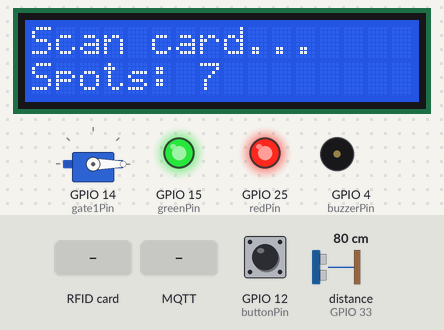
A sketch run on a simulated ESP32. On the bench: servo, 16×2 character LCD, output pins drawn as LEDs (lit = HIGH), buzzer (waves = sounding, pin HIGH). The test bench sets the inputs (shaded band); at power-on: distance to the obstacle (sensor on GPIO 33) 80 cm, GPIO 12 (buttonPin) HIGH. The echo pulse lasts 58.3 µs per cm; WiFi joins after 1.5 s; servers stay silent unless stated; no MQTT or app messages arrive unless stated; pins used as bus, display or sensor lines are not drawn; what the sketch prints to the serial monitor is not drawn.

Above: at 2.8 s.
2.9 s: RFID card 12 34 56 AC held to the reader
At 4.6 s:
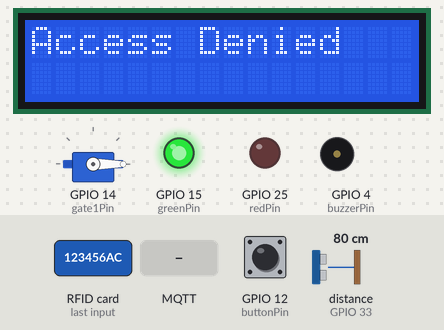
5.9 s: MQTT message "OPEN" arrives on the first subscribed topic
At 6.8 s:
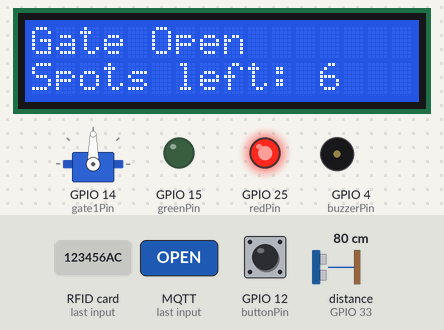
8.9 s: RFID card 6A 61 F5 00 held to the reader
At 11.7 s:
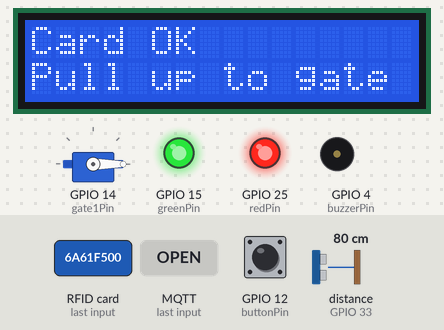
11.9 s: distance to the obstacle (sensor on GPIO 33) set to 55 cm
13.4 s: distance to the obstacle (sensor on GPIO 33) set to 47 cm
At 14.4 s:
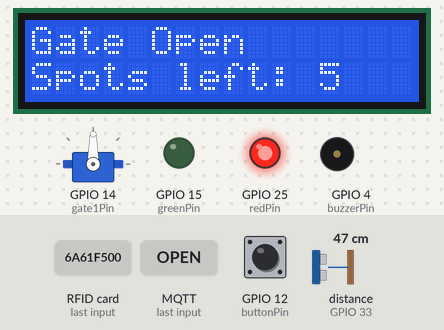
Timing chart, 0 to 20.4 s (numbered marks = the images above; inputs shaded):
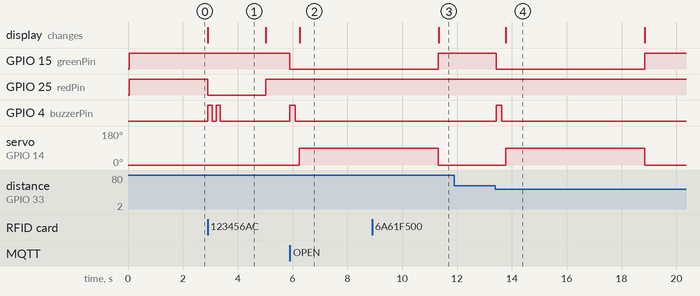

The sketch:

smart_gate.ino
```cpp
#include <SPI.h>
#include <MFRC522.h>
#include <ESP32Servo.h>
#include <LiquidCrystal.h>

#include <WiFi.h>
#include <PubSubClient.h>

// --- WiFi ---
const char* ssid = "Ip";
const char* password = "123456ac";

// --- MQTT (the Pi's bulletin board) ---
const char* mqtt_server = "172.20.10.3";  // Pi's IP address
WiFiClient espClient;
PubSubClient mqttClient(espClient);

#define buttonPin 12

// RFID
#define SS_PIN 5
#define RST_PIN 27
MFRC522 rfid(SS_PIN, RST_PIN);

// Gate servo
#define gate1Pin 14
Servo gate1;

// LEDs
#define greenPin 15
#define redPin 25

// Buzzer
#define buzzerPin 4

// Ultrasonic
#define trigPin 32
#define echoPin 33

// LCD: RS, E, D4, D5, D6, D7
LiquidCrystal lcd(21, 22, 16, 17, 26, 13);

// Parking spots
int parkingSpots = 7;

// Your two approved cards
byte authorizedUIDs[2][4] = {
  {0x6A, 0x61, 0xF5, 0x00},
  {0xA3, 0x6E, 0x84, 0x30}
};

bool checkAccess() {
  for (int i = 0; i < 2; i++) {
    bool match = true;
    for (int j = 0; j < 4; j++) {
      if (rfid.uid.uidByte[j] != authorizedUIDs[i][j]) {
        match = false;
        break;
      }
    }
    if (match) return true;
  }
  return false;
}

float getDistance() {
  digitalWrite(trigPin, LOW);
  delayMicroseconds(2);
  digitalWrite(trigPin, HIGH);
  delayMicroseconds(10);
  digitalWrite(trigPin, LOW);
  long duration = pulseIn(echoPin, HIGH, 30000);
  return duration * 0.034 / 2;
}

// Sends the current parking count to the Pi
void publishSpots() {
  String msg = "{\"available\":" + String(parkingSpots) + "}";
  mqttClient.publish("gate/status", msg.c_str());
}

void beep(int times, int duration) {
  for (int i = 0; i < times; i++) {
    digitalWrite(buzzerPin, HIGH);
    delay(duration);
    digitalWrite(buzzerPin, LOW);
    delay(150);
  }
}

void showReady() {
  lcd.clear();
  lcd.print("Scan card...");
  lcd.setCursor(0, 1);
  lcd.print("Spots: ");
  lcd.print(parkingSpots);
}

void openGate() {
  digitalWrite(greenPin, LOW);   // green on
  beep(1, 200);

  if (parkingSpots > 0) {
    gate1.write(90);
    parkingSpots = parkingSpots - 1;
    publishSpots();   // tell the dashboard

    lcd.clear();
    lcd.print("Gate Open");
    lcd.setCursor(0, 1);
    lcd.print("Spots left: ");
    lcd.print(parkingSpots);

    unsigned long start = millis();
    while (getDistance() > 15 && millis() - start < 5000) delay(100);
    start = millis();
    while (getDistance() < 15 && millis() - start < 8000) delay(100);

    gate1.write(0);
  } else {
    lcd.clear();
    lcd.print("Parking FULL");
    delay(2000);
  }

  digitalWrite(greenPin, HIGH);  // green off
  showReady();
}

void denyAccess() {
  Serial.println("Access denied");
  lcd.clear();
  lcd.print("Access Denied");
  digitalWrite(redPin, LOW);     // red on
  beep(2, 150);
  delay(1500);
  digitalWrite(redPin, HIGH);    // red off
  showReady();
}

// Runs whenever the dashboard sends a command
void onMessage(char* topic, byte* payload, unsigned int length) {
  String message = "";
  for (int i = 0; i < length; i++) {
    message += (char)payload[i];
  }
  Serial.print("Command received: ");
  Serial.println(message);

  if (message == "OPEN") {
    openGate();   // dashboard button opens the gate
  }
}

// Keeps the ESP32 connected to the bulletin board
void reconnectMQTT() {
  while (!mqttClient.connected()) {
    Serial.print("Connecting to MQTT...");
    if (mqttClient.connect("ESP32Gate")) {
      Serial.println("connected");
      mqttClient.subscribe("gate/entry/command");  // listen for commands
      publishSpots();  // send starting count
    } else {
      Serial.print("failed, retrying in 2s");
      delay(2000);
    }
  }
}

void setup() {
  Serial.begin(115200);
  SPI.begin();
  rfid.PCD_Init();

  pinMode(buttonPin, INPUT_PULLUP);
  pinMode(greenPin, OUTPUT);
  pinMode(redPin, OUTPUT);
  pinMode(buzzerPin, OUTPUT);
  pinMode(trigPin, OUTPUT);
  pinMode(echoPin, INPUT);

  digitalWrite(greenPin, HIGH);  // start off
  digitalWrite(redPin, HIGH);    // start off

  gate1.attach(gate1Pin);
  gate1.write(0);

  lcd.begin(16, 2);
  showReady();

  WiFi.begin(ssid, password);
  while (WiFi.status() != WL_CONNECTED) {
    delay(500);
    Serial.print(".");
  }
  Serial.println("");
  Serial.print("ESP32 IP address: ");
  Serial.println(WiFi.localIP());

  mqttClient.setServer(mqtt_server, 1883);
  mqttClient.setCallback(onMessage);

  Serial.println("Ready. Scan a card...");
}

void loop() {
  // Keep MQTT connection alive
  if (!mqttClient.connected()) {
    reconnectMQTT();
  }
  mqttClient.loop();

  // "Car leaving" button
  if (digitalRead(buttonPin) == LOW) {
    if (parkingSpots < 7) {
      parkingSpots = parkingSpots + 1;
      publishSpots();   // tell the dashboard
      showReady();
      delay(300);
    }
  }

  if (!rfid.PICC_IsNewCardPresent() || !rfid.PICC_ReadCardSerial()) {
    return;
  }

  if (checkAccess()) {
    Serial.println("Valid card - waiting for car");
    lcd.clear();
    lcd.print("Card OK");
    lcd.setCursor(0, 1);
    lcd.print("Pull up to gate");

    unsigned long start = millis();
    bool carArrived = false;

    while (millis() - start < 10000) {
      if (getDistance() < 50) {
        carArrived = true;
        break;
      }
      delay(100);
    }

    if (carArrived) {
      openGate();
    } else {
      lcd.clear();
      lcd.print("Timeout");
      delay(1500);
      showReady();
    }
  } else {
    denyAccess();
  }

  rfid.PICC_HaltA();
  rfid.PCD_StopCrypto1();
}
```

Measured:
- the behaviour switches between 51 and 50 cm on distance to the obstacle (sensor on GPIO 33) (found by bisection; images 3 and 4)
- after the input at 2.9 s, GPIO 25 (redPin): HIGH → LOW at once, → HIGH 2.1 s later; GPIO 4 (buzzerPin): alternates HIGH for 0.15 s and LOW for 0.15 s, 4 changes in all, then stays LOW, starting at once; the display: changes at once (image 1)
- after the input at 5.9 s, GPIO 15 (greenPin): HIGH → LOW at once; GPIO 4 (buzzerPin): LOW → HIGH at once, → LOW 0.20 s later; servo on GPIO 14 (gate1Pin): 0° → 90° after 0.35 s; the display: changes after 0.36 s (image 2)
- after the input at 8.9 s, the display: changes after 2.4 s (image 3)
- after the input at 11.9 s, every drawn part: stays the same
- after the input at 13.4 s, GPIO 15 (greenPin): HIGH → LOW at once, → HIGH 5.4 s later; GPIO 4 (buzzerPin): LOW → HIGH at once, → LOW 0.20 s later; servo on GPIO 14 (gate1Pin): 0° → 90° after 0.37 s, → 0° 5.1 s later; the display: changes after 0.38 s (image 4)
- what the display in image 1 shows lasts 2.1 s, from 2.9 s to 5.0 s
